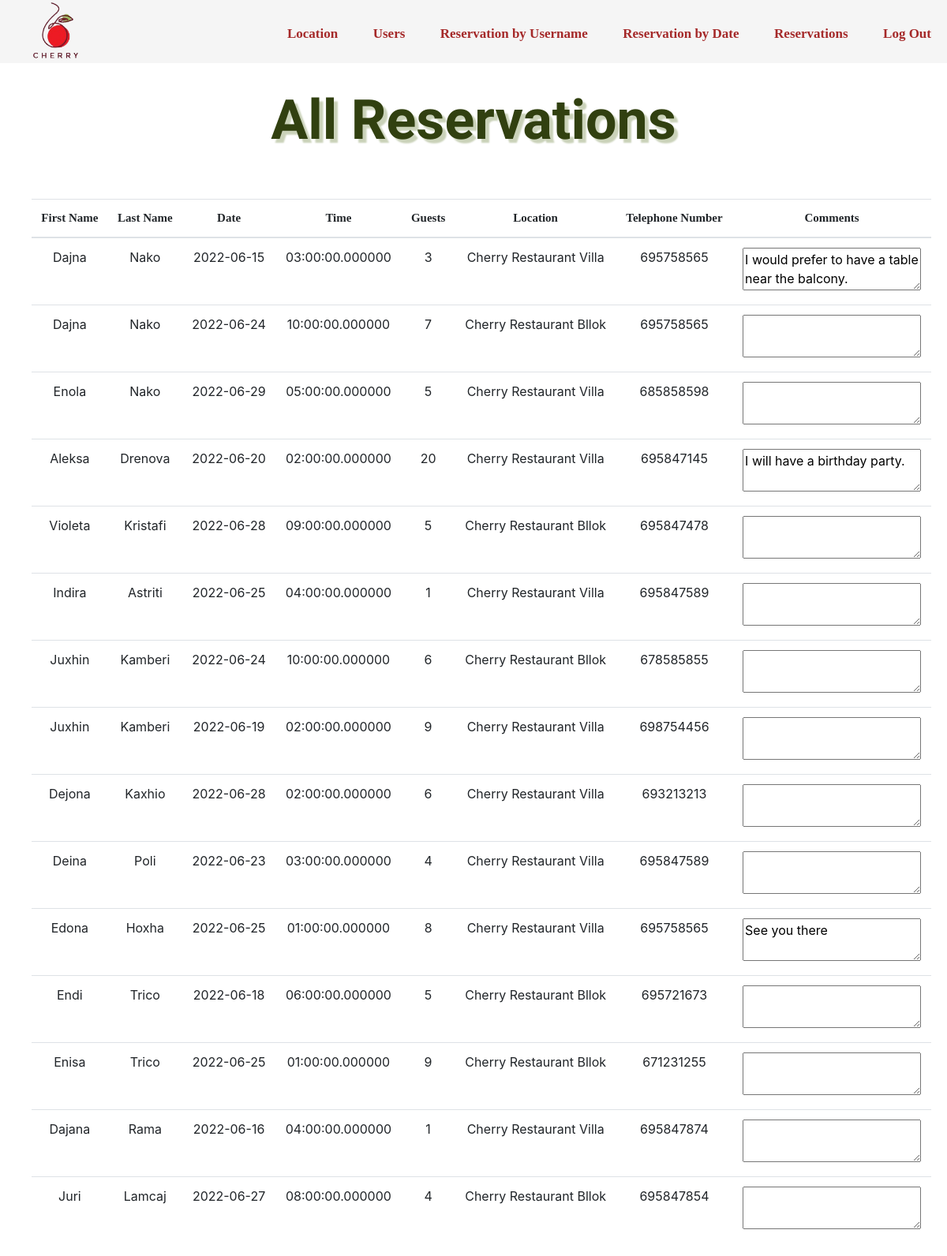
The app's page /admin_show_all_reservation.php with its own data.
### tables this page shows
CREATE TABLE `reservation` (
  `Reservation_ID` int(255) NOT NULL AUTO_INCREMENT,
  `First_Name` varchar(255) NOT NULL,
  `Last_Name` varchar(255) NOT NULL,
  `Date` date NOT NULL,
  `Time` time(6) NOT NULL,
  `Number_of_Guests` int(100) NOT NULL,
  `Location` varchar(100) NOT NULL,
  `Telephone_Number` int(20) NOT NULL,
  `Comments` varchar(255) NOT NULL,
  `User_ID` int(11) NOT NULL,
  PRIMARY KEY (`Reservation_ID`),
  KEY `User Key` (`User_ID`),
  CONSTRAINT `User Key` FOREIGN KEY (`User_ID`) REFERENCES `users` (`User_ID`) ON DELETE CASCADE ON UPDATE CASCADE
);

### admin_show_all_reservation.php (the view, shortened to what this page needs)
<!DOCTYPE html>
<html>
<head>
    <link rel="stylesheet" href="style_admin_show_all_reservation.css">
    <link rel="stylesheet" href="https://cdn.jsdelivr.net/npm/bootstrap@4.3.1/dist/css/bootstrap.min.css">
</head>
<body>
    <?php include "header_admin.php"; ?>
    <?php
    require 'database/opendb.php';
    ?>
    <div>
        <div class="container">
            <div class="row">
                <div class="col-md-12">
                    <h2 class="h3_text">All Reservations</h2>
                </div>
            </div>
        </div>
    </div>
    <?php
    $sql = "SELECT * FROM reservation";
    $result = mysqli_query($conn, $sql);
    if (mysqli_num_rows($result) > 0) {
        echo
        '
            <table class="table table-hover table-responsive-sm text-center showreservation">
                <thead>
                    <tr>
                    <th scope="col" class="header_style">First Name</th>
                    <th scope="col" class="header_style">Last Name</th>
                        <th scope="col" class="header_style">Date</th>
                        <th scope="col" class="header_style">Time</th>
                        <th scope="col" class="header_style">Guests</th>
                        <th scope="col" class="header_style">Location</th>
                        <th scope="col" class="header_style">Telephone Number</th>
                        <th scope="col" class="header_style">Comments</th>
                    </tr>
                </thead> <tbody>';
        while ($row = mysqli_fetch_assoc($result)) {
            echo "
                    <tr>
                    <input name='reserv_id' type='hidden' value=" . $row['Reservation_ID'] . ">
                    <td>" . $row['First_Name'] . "</td>
                    <td>" . $row['Last_Name'] . "</td>
                    <td>" . $row['Date'] . "</td>
                    <td>" . $row['Time'] . "</td>
                    <td>" . $row['Number_of_Guests'] . "</td>
                    <td>" . $row['Location'] . "</td>
                    <td>" . $row['Telephone_Number'] . "</td>
                    <td><textarea readonly>" . $row['Comments'] . "</textarea></td>
                    </tr>
              ";
        }
        echo "</tbody></table>";
    } else {
        echo '<script type="text/javascript">';
        echo 'alert("There are no reservations!")';
        echo '</script>';
    }
    ?>
</body>
</html>

### header_admin.php
<nav>
   <img class="logo" src="./images/restaurant_logo.png">
    <ul>
        <li><a href="admin_show_location.php">Location</a></li>
        <li><a href="admin_show_all_users.php">Users</a></li>
        <li><a href="admin_reservation_username.php">Reservation by Username</a></li>
        <li><a href="admin_reservation_date.php">Reservation by Date</a></li>
        <li><a href="admin_show_all_reservation.php">Reservations</a></li>
        <li><a href="logout.php">Log Out</a></li>
    </ul>
</nav>

### style_admin_show_all_reservation.css (style rules this page uses)
* { box-sizing: border-box; margin: 0; }
body { background-color: white !important; }
nav { background: whitesmoke; text-align: right; height: 80px; position: fixed; width: 100%; z-index: 20; top: 0%; }
nav ul li { display: inline-block; padding-top: 30px; text-decoration: none; }
nav ul li a { list-style: none !important; text-decoration: none !important; padding-right: 20px; padding-left: 20px; padding-top: 80px; padding-bottom: 27px; color: brown; font-weight: bold; font-family: Verdana; font-size: 17px; }
li a:link { text-decoration: none; color: brown; }
.logo { float: left; width: auto; height: 75px; margin-left: 40px; }
.showreservation { margin-top: 50px !important; margin-left: 40px; width: 95% !important; }
.h3_text { margin-top: 110px; text-align: center; font-family: "Cookie"; font-size: 70px; font-weight: bold; color: #314010; text-align: center; text-shadow: 5px 5px 2px #cad2b9; }
.header_style { font-family: Verdana; font-size: 15px; }

### records on screen
reservation: First_Name "Dajna", Last_Name "Nako", Date "2022-06-15", Time "03:00:00.000000", Number_of_Guests "3", Location "Cherry Restaurant Villa", Telephone_Number "695758565", Comments "I would prefer to have a table near the balcony."
reservation: First_Name "Dajna", Last_Name "Nako", Date "2022-06-24", Time "10:00:00.000000", Number_of_Guests "7", Location "Cherry Restaurant Bllok", Telephone_Number "695758565"
reservation: First_Name "Enola", Last_Name "Nako", Date "2022-06-29", Time "05:00:00.000000", Number_of_Guests "5", Location "Cherry Restaurant Villa", Telephone_Number "685858598"
reservation: First_Name "Aleksa", Last_Name "Drenova", Date "2022-06-20", Time "02:00:00.000000", Number_of_Guests "20", Location "Cherry Restaurant Villa", Telephone_Number "695847145", Comments "I will have a birthday party."
reservation: First_Name "Violeta", Last_Name "Kristafi", Date "2022-06-28", Time "09:00:00.000000", Number_of_Guests "5", Location "Cherry Restaurant Bllok", Telephone_Number "695847478"
reservation: First_Name "Indira", Last_Name "Astriti", Date "2022-06-25", Time "04:00:00.000000", Number_of_Guests "1", Location "Cherry Restaurant Villa", Telephone_Number "695847589"
reservation: First_Name "Juxhin", Last_Name "Kamberi", Date "2022-06-24", Time "10:00:00.000000", Number_of_Guests "6", Location "Cherry Restaurant Bllok", Telephone_Number "678585855"
reservation: First_Name "Juxhin", Last_Name "Kamberi", Date "2022-06-19", Time "02:00:00.000000", Number_of_Guests "9", Location "Cherry Restaurant Villa", Telephone_Number "698754456"
reservation: First_Name "Dejona", Last_Name "Kaxhio", Date "2022-06-28", Time "02:00:00.000000", Number_of_Guests "6", Location "Cherry Restaurant Villa", Telephone_Number "693213213"
reservation: First_Name "Deina", Last_Name "Poli", Date "2022-06-23", Time "03:00:00.000000", Number_of_Guests "4", Location "Cherry Restaurant Villa", Telephone_Number "695847589"
reservation: First_Name "Edona", Last_Name "Hoxha", Date "2022-06-25", Time "01:00:00.000000", Number_of_Guests "8", Location "Cherry Restaurant Villa", Telephone_Number "695758565", Comments "See you there"
reservation: First_Name "Endi", Last_Name "Trico", Date "2022-06-18", Time "06:00:00.000000", Number_of_Guests "5", Location "Cherry Restaurant Bllok", Telephone_Number "695721673"
reservation: First_Name "Enisa", Last_Name "Trico", Date "2022-06-25", Time "01:00:00.000000", Number_of_Guests "9", Location "Cherry Restaurant Bllok", Telephone_Number "671231255"
reservation: First_Name "Dajana", Last_Name "Rama", Date "2022-06-16", Time "04:00:00.000000", Number_of_Guests "1", Location "Cherry Restaurant Villa", Telephone_Number "695847874"
reservation: First_Name "Juri", Last_Name "Lamcaj", Date "2022-06-27", Time "08:00:00.000000", Number_of_Guests "4", Location "Cherry Restaurant Bllok", Telephone_Number "695847854"
